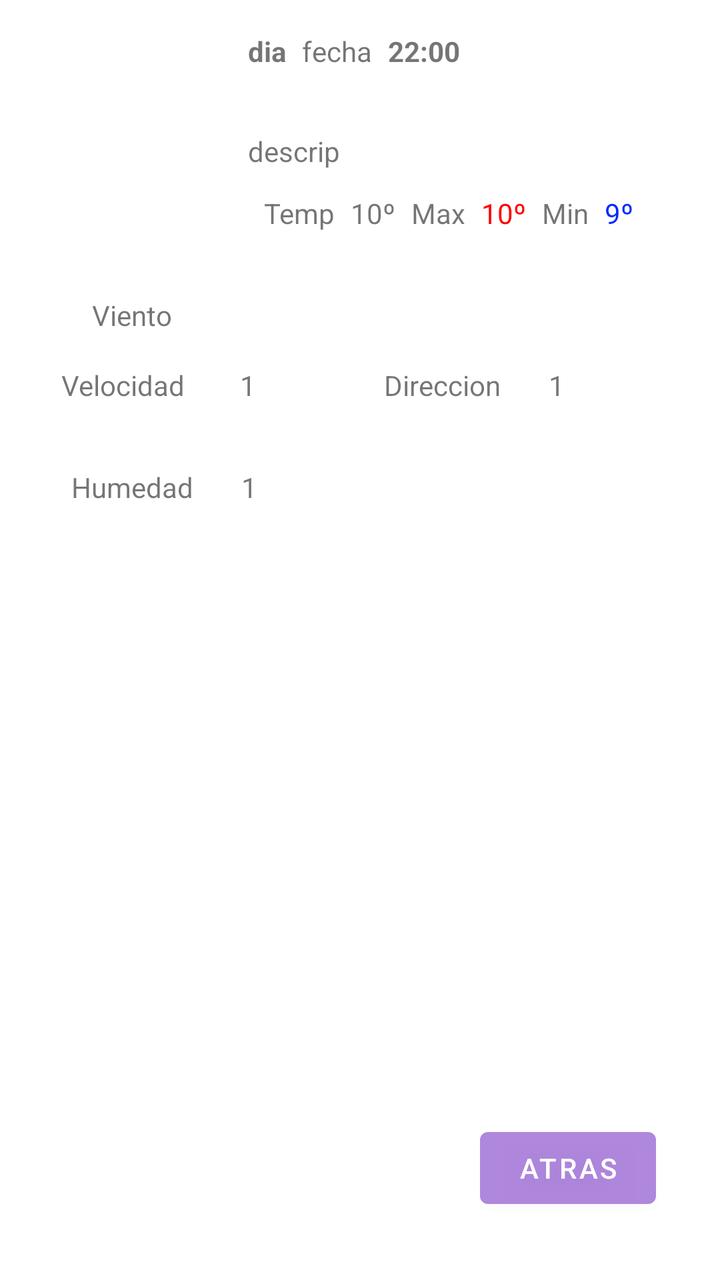
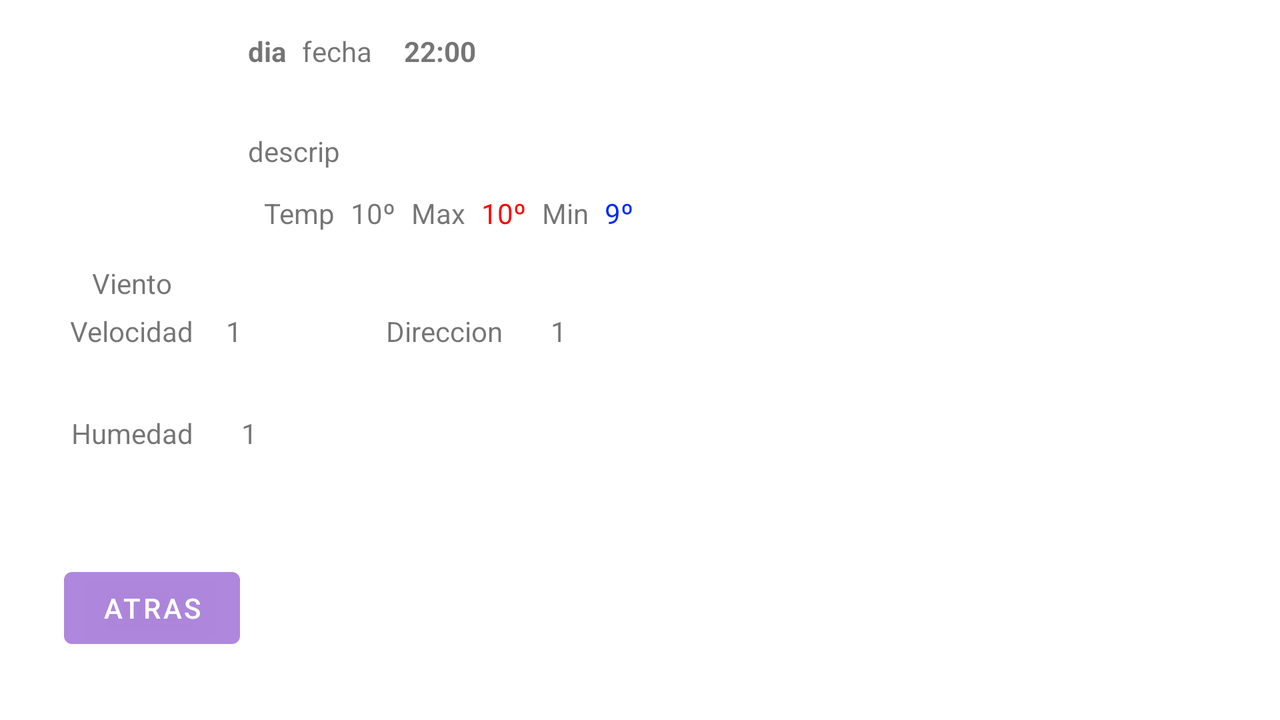

Compare how this app lays out the same screen by default and in its alternative resource folder. The renders come first, then the two layout files and the values they reference.
<!-- AndroidManifest.xml: application theme Theme.ProyectoDamDaw -->
<!-- res/layout/second_activity.xml -->
<?xml version="1.0" encoding="utf-8"?>
<androidx.constraintlayout.widget.ConstraintLayout xmlns:android="http://schemas.android.com/apk/res/android"
    xmlns:app="http://schemas.android.com/apk/res-auto"
    xmlns:tools="http://schemas.android.com/tools"
    android:layout_width="match_parent"
    android:layout_height="match_parent"
    android:theme="@style/Theme.ProyectoDamDaw">

    <TextView
        android:id="@+id/hora2"
        android:layout_width="wrap_content"
        android:layout_height="wrap_content"
        android:layout_marginStart="8dp"
        android:text="22:00"
        android:textStyle="bold"
        android:theme="@style/Theme.ProyectoDamDaw"
        app:layout_constraintStart_toEndOf="@+id/fecha2"
        app:layout_constraintTop_toTopOf="@+id/fecha2" />

    <TextView
        android:id="@+id/descripcion2"
        android:layout_width="0dp"
        android:layout_height="wrap_content"
        android:layout_marginStart="8dp"
        android:text="descrip"
        android:theme="@style/Theme.ProyectoDamDaw"
        app:layout_constraintBottom_toBottomOf="@+id/icon2"
        app:layout_constraintStart_toEndOf="@+id/icon2"
        app:layout_constraintTop_toBottomOf="@+id/fecha2" />

    <TextView
        android:id="@+id/tempMax2"
        android:layout_width="wrap_content"
        android:layout_height="wrap_content"
        android:layout_marginStart="8dp"
        android:text="Max"
        android:theme="@style/Theme.ProyectoDamDaw"
        app:layout_constraintStart_toEndOf="@+id/datosTemp2"
        app:layout_constraintTop_toTopOf="@+id/datosTemp2" />

    <TextView
        android:id="@+id/datosMax2"
        android:layout_width="wrap_content"
        android:layout_height="wrap_content"
        android:layout_marginStart="8dp"
        android:text="10º"
        android:textColor="#FF0000"
        android:theme="@style/Theme.ProyectoDamDaw"
        app:layout_constraintStart_toEndOf="@+id/tempMax2"
        app:layout_constraintTop_toTopOf="@+id/tempMax2" />

    <TextView
        android:id="@+id/datosMIn2"
        android:layout_width="wrap_content"
        android:layout_height="wrap_content"
        android:layout_marginStart="8dp"
        android:text="9º"
        android:textColor="#002AFF"
        android:theme="@style/Theme.ProyectoDamDaw"
        app:layout_constraintStart_toEndOf="@+id/tempMin2"
        app:layout_constraintTop_toTopOf="@+id/tempMin2" />

    <TextView
        android:id="@+id/fecha2"
        android:layout_width="wrap_content"
        android:layout_height="wrap_content"
        android:layout_marginStart="8dp"
        android:text="fecha"
        android:theme="@style/Theme.ProyectoDamDaw"
        app:layout_constraintStart_toEndOf="@+id/dia2"
        app:layout_constraintTop_toTopOf="@+id/dia2" />

    <TextView
        android:id="@+id/temperatura2"
        android:layout_width="wrap_content"
        android:layout_height="wrap_content"
        android:layout_marginStart="8dp"
        android:text="Temp"
        android:theme="@style/Theme.ProyectoDamDaw"
        app:layout_constraintBottom_toBottomOf="@+id/icon2"
        app:layout_constraintStart_toStartOf="@+id/descripcion2" />

    <TextView
        android:id="@+id/dia2"
        android:layout_width="wrap_content"
        android:layout_height="wrap_content"
        android:layout_marginStart="8dp"
        android:text="dia"
        android:textStyle="bold"
        android:theme="@style/Theme.ProyectoDamDaw"
        app:layout_constraintStart_toEndOf="@+id/icon2"
        app:layout_constraintTop_toTopOf="@+id/icon2" />

    <TextView
        android:id="@+id/datosTemp2"
        android:layout_width="wrap_content"
        android:layout_height="wrap_content"
        android:layout_marginStart="8dp"
        android:text="10º"
        android:theme="@style/Theme.ProyectoDamDaw"
        app:layout_constraintStart_toEndOf="@+id/temperatura2"
        app:layout_constraintTop_toTopOf="@+id/temperatura2" />

    <TextView
        android:id="@+id/tempMin2"
        android:layout_width="wrap_content"
        android:layout_height="wrap_content"
        android:layout_marginStart="8dp"
        android:text="Min"
        android:theme="@style/Theme.ProyectoDamDaw"
        app:layout_constraintStart_toEndOf="@+id/datosMax2"
        app:layout_constraintTop_toTopOf="@+id/datosMax2" />

    <ImageView
        android:id="@+id/icon2"
        android:layout_width="100dp"
        android:layout_height="100dp"
        android:layout_marginStart="16dp"
        android:layout_marginTop="16dp"
        android:theme="@style/Theme.ProyectoDamDaw"
        app:layout_constraintStart_toStartOf="parent"
        app:layout_constraintTop_toTopOf="parent"
        tools:srcCompat="@tools:sample/avatars" />

    <TextView
        android:id="@+id/velocidad"
        android:layout_width="wrap_content"
        android:layout_height="wrap_content"
        android:layout_marginTop="16dp"
        android:text="Velocidad "
        android:theme="@style/Theme.ProyectoDamDaw"
        app:layout_constraintEnd_toEndOf="@+id/textView5"
        app:layout_constraintHorizontal_bias="0.617"
        app:layout_constraintStart_toStartOf="@+id/textView5"
        app:layout_constraintTop_toBottomOf="@+id/textView5" />

    <TextView
        android:id="@+id/vientoVe"
        android:layout_width="wrap_content"
        android:layout_height="wrap_content"
        android:layout_marginStart="24dp"
        android:text="1"
        android:theme="@style/Theme.ProyectoDamDaw"
        app:layout_constraintBottom_toBottomOf="@+id/velocidad"
        app:layout_constraintStart_toEndOf="@+id/velocidad"
        app:layout_constraintTop_toTopOf="@+id/velocidad"
        app:layout_constraintVertical_bias="0.0" />

    <Button
        android:id="@+id/atrasMasInfo"
        android:layout_width="wrap_content"
        android:layout_height="wrap_content"
        android:layout_marginEnd="32dp"
        android:layout_marginBottom="32dp"
        android:text="atras"
        android:theme="@style/Theme.ProyectoDamDaw"
        app:layout_constraintBottom_toBottomOf="parent"
        app:layout_constraintEnd_toEndOf="parent" />

    <TextView
        android:id="@+id/textView5"
        android:layout_width="wrap_content"
        android:layout_height="wrap_content"
        android:layout_marginTop="32dp"
        android:text="Viento"
        android:theme="@style/Theme.ProyectoDamDaw"
        app:layout_constraintEnd_toEndOf="@+id/icon2"
        app:layout_constraintStart_toStartOf="@+id/icon2"
        app:layout_constraintTop_toBottomOf="@+id/icon2" />

    <TextView
        android:id="@+id/textView6"
        android:layout_width="wrap_content"
        android:layout_height="wrap_content"
        android:layout_marginStart="96dp"
        android:text="Direccion"
        android:theme="@style/Theme.ProyectoDamDaw"
        app:layout_constraintBottom_toBottomOf="@+id/velocidad"
        app:layout_constraintStart_toEndOf="@+id/velocidad"
        app:layout_constraintTop_toTopOf="@+id/velocidad"
        app:layout_constraintVertical_bias="0.0" />

    <TextView
        android:id="@+id/vientoDeg"
        android:layout_width="wrap_content"
        android:layout_height="wrap_content"
        android:layout_marginStart="24dp"
        android:text="1"
        android:theme="@style/Theme.ProyectoDamDaw"
        app:layout_constraintBottom_toBottomOf="@+id/textView6"
        app:layout_constraintStart_toEndOf="@+id/textView6"
        app:layout_constraintTop_toTopOf="@+id/textView6" />

    <TextView
        android:id="@+id/humedad"
        android:layout_width="wrap_content"
        android:layout_height="wrap_content"
        android:layout_marginStart="24dp"
        android:text="1"
        android:theme="@style/Theme.ProyectoDamDaw"
        app:layout_constraintBottom_toBottomOf="@+id/textView10"
        app:layout_constraintStart_toEndOf="@+id/textView10"
        app:layout_constraintTop_toTopOf="@+id/textView10" />

    <TextView
        android:id="@+id/textView10"
        android:layout_width="wrap_content"
        android:layout_height="wrap_content"
        android:layout_marginTop="32dp"
        android:text="Humedad"
        android:theme="@style/Theme.ProyectoDamDaw"
        app:layout_constraintEnd_toEndOf="@+id/icon2"
        app:layout_constraintStart_toStartOf="@+id/icon2"
        app:layout_constraintTop_toBottomOf="@+id/velocidad" />
</androidx.constraintlayout.widget.ConstraintLayout>
<!-- resources referenced by this layout -->
<resources>
  <style name="Theme.ProyectoDamDaw" parent="Theme.MaterialComponents.DayNight.DarkActionBar">
          
          <item name="colorPrimary">@color/moraico_oscuro</item>
          <item name="colorPrimaryVariant">@color/moraico_muy_ocuro</item>
          <item name="colorOnPrimary">@color/white</item>
          
          <item name="colorSecondary">@color/teal_200</item>
          <item name="colorSecondaryVariant">@color/teal_700</item>
          <item name="colorOnSecondary">@color/black</item>
          
          <item name="android:statusBarColor" tools:targetApi="l">?attr/colorPrimaryVariant</item>
          
      </style>
  <color name="moraico_oscuro">#F0AB81DB</color>
  <color name="moraico_muy_ocuro">#74418C</color>
  <color name="white">#FFFFFFFF</color>
  <color name="teal_200">#FF03DAC5</color>
  <color name="teal_700">#FF018786</color>
  <color name="black">#FF000000</color>
</resources>
<!-- res/layout-land/second_activity.xml (the repository's variant of the layout above) -->
<!-- drawn on the phone turned sideways -->
<?xml version="1.0" encoding="utf-8"?>
<androidx.constraintlayout.widget.ConstraintLayout xmlns:android="http://schemas.android.com/apk/res/android"
    xmlns:app="http://schemas.android.com/apk/res-auto"
    xmlns:tools="http://schemas.android.com/tools"
    android:layout_width="match_parent"
    android:layout_height="match_parent">


    <TextView
        android:id="@+id/hora2"
        android:layout_width="wrap_content"
        android:layout_height="wrap_content"
        android:layout_marginStart="16dp"
        android:text="22:00"
        android:textStyle="bold"
        app:layout_constraintStart_toEndOf="@+id/fecha2"
        app:layout_constraintTop_toTopOf="@+id/fecha2" />

    <TextView
        android:id="@+id/descripcion2"
        android:layout_width="0dp"
        android:layout_height="wrap_content"
        android:layout_marginStart="8dp"
        android:text="descrip"
        app:layout_constraintBottom_toBottomOf="@+id/icon2"
        app:layout_constraintStart_toEndOf="@+id/icon2"
        app:layout_constraintTop_toBottomOf="@+id/fecha2" />

    <TextView
        android:id="@+id/tempMax2"
        android:layout_width="wrap_content"
        android:layout_height="wrap_content"
        android:layout_marginStart="8dp"
        android:text="Max"
        app:layout_constraintStart_toEndOf="@+id/datosTemp2"
        app:layout_constraintTop_toTopOf="@+id/datosTemp2" />

    <TextView
        android:id="@+id/datosMax2"
        android:layout_width="wrap_content"
        android:layout_height="wrap_content"
        android:layout_marginStart="8dp"
        android:text="10º"
        android:textColor="#FF0000"
        app:layout_constraintStart_toEndOf="@+id/tempMax2"
        app:layout_constraintTop_toTopOf="@+id/tempMax2" />

    <TextView
        android:id="@+id/datosMIn2"
        android:layout_width="wrap_content"
        android:layout_height="wrap_content"
        android:layout_marginStart="8dp"
        android:text="9º"
        android:textColor="#002AFF"
        app:layout_constraintStart_toEndOf="@+id/tempMin2"
        app:layout_constraintTop_toTopOf="@+id/tempMin2" />

    <TextView
        android:id="@+id/fecha2"
        android:layout_width="wrap_content"
        android:layout_height="wrap_content"
        android:layout_marginStart="8dp"
        android:text="fecha"
        app:layout_constraintStart_toEndOf="@+id/dia2"
        app:layout_constraintTop_toTopOf="@+id/dia2" />

    <TextView
        android:id="@+id/temperatura2"
        android:layout_width="wrap_content"
        android:layout_height="wrap_content"
        android:layout_marginStart="8dp"
        android:text="Temp"
        app:layout_constraintBottom_toBottomOf="@+id/icon2"
        app:layout_constraintStart_toStartOf="@+id/descripcion2" />

    <TextView
        android:id="@+id/dia2"
        android:layout_width="wrap_content"
        android:layout_height="wrap_content"
        android:layout_marginStart="8dp"
        android:text="dia"
        android:textStyle="bold"
        app:layout_constraintStart_toEndOf="@+id/icon2"
        app:layout_constraintTop_toTopOf="@+id/icon2" />

    <TextView
        android:id="@+id/datosTemp2"
        android:layout_width="wrap_content"
        android:layout_height="wrap_content"
        android:layout_marginStart="8dp"
        android:text="10º"
        app:layout_constraintStart_toEndOf="@+id/temperatura2"
        app:layout_constraintTop_toTopOf="@+id/temperatura2" />

    <TextView
        android:id="@+id/tempMin2"
        android:layout_width="wrap_content"
        android:layout_height="wrap_content"
        android:layout_marginStart="8dp"
        android:text="Min"
        app:layout_constraintStart_toEndOf="@+id/datosMax2"
        app:layout_constraintTop_toTopOf="@+id/datosMax2" />

    <ImageView
        android:id="@+id/icon2"
        android:layout_width="100dp"
        android:layout_height="100dp"
        android:layout_marginStart="16dp"
        android:layout_marginTop="16dp"
        app:layout_constraintStart_toStartOf="parent"
        app:layout_constraintTop_toTopOf="parent"
        tools:srcCompat="@tools:sample/avatars" />

    <TextView
        android:id="@+id/velocidad"
        android:layout_width="wrap_content"
        android:layout_height="wrap_content"
        android:layout_marginTop="40dp"
        android:text="Velocidad"
        app:layout_constraintEnd_toEndOf="@+id/icon2"
        app:layout_constraintStart_toStartOf="@+id/icon2"
        app:layout_constraintTop_toBottomOf="@+id/icon2" />

    <TextView
        android:id="@+id/vientoVe"
        android:layout_width="wrap_content"
        android:layout_height="wrap_content"
        android:layout_marginStart="16dp"
        android:text="1"
        app:layout_constraintBottom_toBottomOf="@+id/velocidad"
        app:layout_constraintStart_toEndOf="@+id/velocidad"
        app:layout_constraintTop_toTopOf="@+id/velocidad" />

    <Button
        android:id="@+id/atrasMasInfo"
        android:layout_width="wrap_content"
        android:layout_height="wrap_content"
        android:layout_marginStart="32dp"
        android:layout_marginBottom="32dp"
        android:text="atras"
        app:layout_constraintBottom_toBottomOf="parent"
        app:layout_constraintStart_toStartOf="parent" />

    <TextView
        android:id="@+id/textView5"
        android:layout_width="wrap_content"
        android:layout_height="wrap_content"
        android:layout_marginTop="16dp"
        android:text="Viento"
        app:layout_constraintEnd_toEndOf="@+id/icon2"
        app:layout_constraintStart_toStartOf="@+id/icon2"
        app:layout_constraintTop_toBottomOf="@+id/icon2" />

    <TextView
        android:id="@+id/textView6"
        android:layout_width="wrap_content"
        android:layout_height="wrap_content"
        android:layout_marginStart="96dp"
        android:text="Direccion"
        app:layout_constraintBottom_toBottomOf="@+id/velocidad"
        app:layout_constraintStart_toEndOf="@+id/velocidad"
        app:layout_constraintTop_toTopOf="@+id/velocidad"
        app:layout_constraintVertical_bias="0.0" />

    <TextView
        android:id="@+id/vientoDeg"
        android:layout_width="wrap_content"
        android:layout_height="wrap_content"
        android:layout_marginStart="24dp"
        android:text="1"
        app:layout_constraintBottom_toBottomOf="@+id/textView6"
        app:layout_constraintStart_toEndOf="@+id/textView6"
        app:layout_constraintTop_toTopOf="@+id/textView6" />

    <TextView
        android:id="@+id/humedad"
        android:layout_width="wrap_content"
        android:layout_height="wrap_content"
        android:layout_marginStart="24dp"
        android:text="1"
        app:layout_constraintBottom_toBottomOf="@+id/textView10"
        app:layout_constraintStart_toEndOf="@+id/textView10"
        app:layout_constraintTop_toTopOf="@+id/textView10" />

    <TextView
        android:id="@+id/textView10"
        android:layout_width="wrap_content"
        android:layout_height="wrap_content"
        android:layout_marginTop="32dp"
        android:text="Humedad"
        app:layout_constraintEnd_toEndOf="@+id/icon2"
        app:layout_constraintStart_toStartOf="@+id/icon2"
        app:layout_constraintTop_toBottomOf="@+id/velocidad" />

</androidx.constraintlayout.widget.ConstraintLayout>
